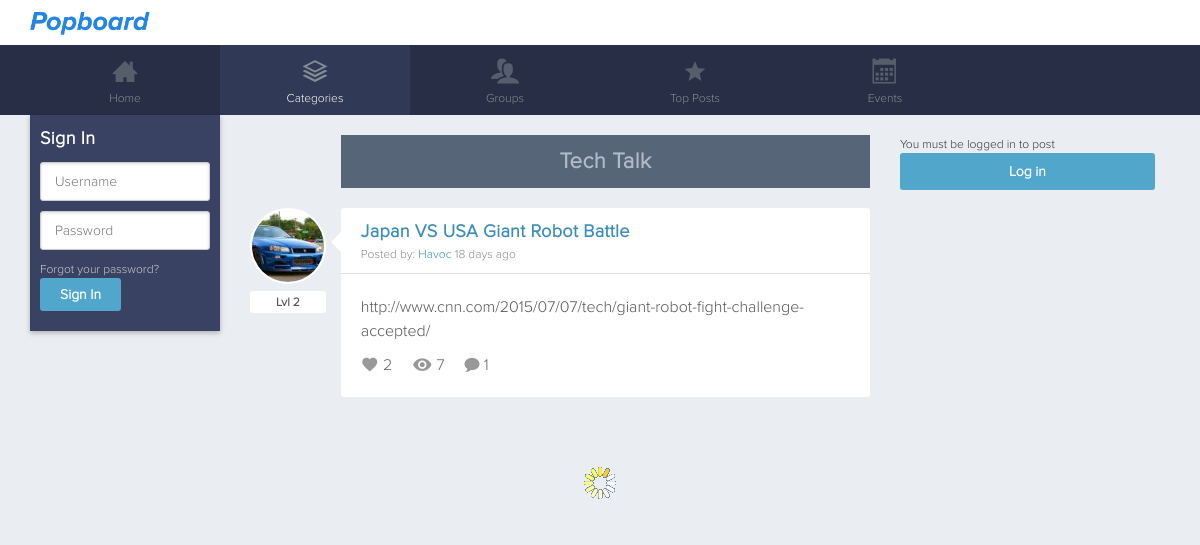
/posts/tech, run on the app's committed database.
### tables this page shows
CREATE TABLE `categories` (
  `id` int(11) NOT NULL AUTO_INCREMENT,
  `category` varchar(30) DEFAULT NULL,
  `cat_displayname` varchar(20) DEFAULT NULL,
  `description` varchar(140) DEFAULT NULL,
  `num_posts` int(11) DEFAULT '0',
  `num_comments` int(11) DEFAULT '0',
  `listorder` int(2) DEFAULT NULL,
  PRIMARY KEY (`id`)
);

CREATE TABLE `posts` (
  `id` int(11) NOT NULL AUTO_INCREMENT,
  `user_id` int(11) DEFAULT NULL,
  `blog_title` varchar(100) DEFAULT NULL,
  `blog_message` mediumtext,
  `category` varchar(60) DEFAULT NULL,
  `group_id` int(11) DEFAULT NULL,
  `post_date` datetime DEFAULT NULL,
  `views` int(11) NOT NULL DEFAULT '0',
  `likes` int(11) NOT NULL DEFAULT '0',
  `comments` int(11) NOT NULL DEFAULT '0',
  `post_updated` datetime DEFAULT NULL,
  `deleted` binary(1) DEFAULT '0',
  PRIMARY KEY (`id`),
  KEY `user_id` (`user_id`),
  KEY `id` (`id`)
);

CREATE TABLE `users` (
  `user_id` int(11) NOT NULL AUTO_INCREMENT,
  `username` varchar(30) NOT NULL,
  `email` varchar(70) NOT NULL,
  `passwd` char(40) NOT NULL,
  `displayname` varchar(30) NOT NULL,
  `active` binary(1) NOT NULL DEFAULT '0',
  `setup` binary(1) DEFAULT '0',
  `joindate` date DEFAULT NULL,
  `birthdate` date DEFAULT NULL,
  `bio` text,
  `location` varchar(60) DEFAULT NULL,
  `website` varchar(60) DEFAULT NULL,
  `profileimg` varchar(40) DEFAULT NULL,
  `profilebg` varchar(40) DEFAULT NULL,
  `total_posts` int(11) DEFAULT '0',
  `total_comments` int(11) DEFAULT '0',
  `total_likes` int(11) DEFAULT '0',
  `lvl` tinyint(4) DEFAULT '0',
  `total_xp` int(11) NOT NULL DEFAULT '0',
  `total_gp` int(11) DEFAULT '0',
  `group_id` int(11) DEFAULT NULL,
  `session_hash` varchar(32) DEFAULT NULL,
  PRIMARY KEY (`user_id`),
  UNIQUE KEY `username` (`username`),
  UNIQUE KEY `email` (`email`),
  KEY `user_id` (`user_id`)
);

### posts.php (shortened to what this page needs)
<?
include("config.php");
$category = mysqli_real_escape_string($dblink, $_GET['category']);
$catQuery  = mysqli_query($dblink, "SELECT category,cat_displayname FROM categories WHERE category='$category'");
$catRows = mysqli_fetch_assoc($catQuery);
$catname = $catRows['category'];
$catDisplayname = $catRows['cat_displayname'];
$QueryResult = @mysqli_query($dblink, "SELECT username, blog_title, blog_message, user_id, id, post_date FROM users INNER JOIN posts USING (user_id) WHERE (category = '$category' AND posts.group_id is NULL AND posts.deleted = '0') ORDER BY id DESC LIMIT 0, 6");
$num_rows = mysqli_num_rows($QueryResult);
?>
<!DOCTYPE html>
<html xmlns="http://www.w3.org/1999/xhtml">
<head>
	<link href="/stylesheets/<?= $stylesheet; ?>.css?<?= $__site['filedate']; ?>" rel="stylesheet" type="text/css" />
</head>
<body class='posts'>
	<?php include("top.php"); ?>
	<div id="content">
		<?php include("left.php"); ?>
	    <div id="right" class="<?= $num_rows == 0 ? 'noposts' : ''; ?>">
	    	<div class="headertitle">
	    		<h2><?= $catDisplayname ?></h2>
	    	</div>
			<?php
				if($num_rows == 0){
					echo "<div class='posterror'><h2>Sorry, there are no posts here.</h2></div>";
				}else {
					iu_get_posts($Rows, $Row, $QueryResult);
				}
			?>
		</div>
		<aside id="side">
			<div class="sideWrap sidePost">
			<? if(isset($_COOKIE['login_cookie'])){ ?>
				<a class="submitbtn createpostbtn" href="/createpost?c=<?= $catname ?>">Create New Post</a>
			<? }else { ?>
				<p>You must be logged in to post</p>
				<a class="submitbtn" href="/signin?c=<?= $catname ?>">Log in</a>
			<? } ?>
			</div>
		</aside>
		<p class='load-more'>Load More</p>
	</div>
</body>
</html>

### config.php (shortened to what this page needs)
<?php
$stylesheet = 'style1';
$__site = [
	'environment' => 'local',
	'name' => 'Hipboard',
	'email' => 'support@hipboard.com',
	'url' => 'http://www.hipboard.com',
	'keywords' => 'Hipboard, social, social network',
	'description' => 'Sign up now to create your own Hipboard account and post pictures, videos, share stories, like, create private and public groups, and discuss with others',
	'facebook-url' => 'https://www.facebook.com/hipboard',
	'twitter-url' => 'https://www.twiiter.com/hipboard',
	'filedate' => '20150709'
];
function iu_get_posts($Rows, $Row, $QueryResult, $category='', $page ='',$subpage = ''){
	include 'dbparams.php';
	if(!isset($_COOKIE['login_cookie'])){
		$Rows = array('user_id' => '' );
	}
	do {
		$blogtitle = iu_cleaner_url($Row['blog_title']);
		$getPostsQuery = @mysqli_query($dblink, "SELECT id, username, displayname, lvl, email, views FROM users INNER JOIN posts USING (user_id) WHERE id = '{$Row['id']}'");
		$getPostsRow = mysqli_fetch_assoc($getPostsQuery);
		$getPostsUsername = $getPostsRow['displayname'];
		$getPostsQuery2 = @mysqli_query($dblink, "SELECT posts.comments, posts.group_id, posts.category FROM posts INNER JOIN comments WHERE comments.post_id = '{$Row['id']}' AND comments.post_id = posts.id");
		$getPostsRow2 = mysqli_fetch_assoc($getPostsQuery2);
		$getPostsQuery3 = @mysqli_query($dblink, "SELECT likes FROM posts WHERE id = '{$Row['id']}'");
		$getPostsRow3 = mysqli_fetch_assoc($getPostsQuery3);
		$getPostsQuery4 = @mysqli_query($dblink, "SELECT user_id, liked FROM likes WHERE likes.user_id = '{$Rows['user_id']}' AND likes.post_id = '{$Row['id']}'");
		$getPostsRow4 = mysqli_fetch_assoc($getPostsQuery4);
?>
		<div class='postitem'>
			<div class="postuser">
				<a href="/profile/<?= $getPostsRow['username']?>">
					<? iu_get_avatar_pic($getPostsRow['email']); ?>
				</a>
				<div class="lvl">
					<p>Lvl <?= trim($getPostsRow['lvl']); ?></p>
				</div>
			</div>
			<div class="postcontent-wrap">
				<div class='posttop'>
					<h3 class='posttitle' id='<?= $Row['id'] ?>'><a href='/post/<?= $Row['id']?>/<?= $blogtitle?>'><?= $Row['blog_title'] ?></a></h3>
					<p class='username'>Posted by: <a href="/profile/<?= $Row['username'] ?>"><?= $getPostsUsername ?></a>
						<?= iu_time_elapsed_string($Row['post_date']) ?>
					</p>
				</div>
				<div class='postbottom'>
					<div class='blogmessage'>
						<?= iu_convert_image_links(iu_read_more( iu_convert_video_links(iu_linkusername($Row['blog_message'])), 200, '<a class="readmore" href="/post/'.$Row['id'].'/'.$blogtitle.'"> ...Read More</a>')) ?>
					</div>
					<div class='counters'>
						<?
						if($getPostsRow4['user_id'] == $Rows['user_id'] && isset($_COOKIE['login_cookie']) && $getPostsRow4['liked'] == 1){
							echo "<div class='likes'><span class='liked icon-favorite'></span> {$getPostsRow3['likes']}</div>";
						}else{
							echo "<div class='likes'><span class='icon-favorite'></span> {$getPostsRow3['likes']}</div>";
						}
						$numviews = $getPostsRow['views'] != '' ? $getPostsRow['views'] : '0';
						echo "<div class='views'><span class='icon-view'></span> $numviews</div>";
						?>
						<div class="viewcomments"><a class='icon-comment' href='/post/<?= $Row['id']?>/<?= $blogtitle?>'></a> <?= $getPostsRow2['comments'] == '' ? '0' : $getPostsRow2['comments']; ?></div>
					</div>
				</div>
			</div>
		</div>
<?
			$Row = mysqli_fetch_assoc($QueryResult);
	} while ($Row);
}
			?>
	<?
function iu_cleaner_url($title){
	$blogtitle = trim(strtolower($title));
	$blogtitle = iconv('UTF-8', 'ASCII//TRANSLIT', $blogtitle);
	$blogtitle = preg_replace('/[^A-Za-z0-9_\s]+/', '', $blogtitle);
	$blogtitle = preg_replace('/\s/', '-', $blogtitle);
	$blogtitle = preg_replace('/-([-]+)?/', '-', $blogtitle);
	return $blogtitle;
}
function iu_linkusername($string) {
	$pattern = '/@([a-zA-Z0-9_]+)/';
	$replace = '<a href="/profile/$1">@$1</a>';
	$new_string = preg_replace($pattern, $replace, $string);
	return $new_string;
}
function iu_get_avatar_pic($email = ""){
	include 'dbparams.php';
	$results3 = mysqli_query($dblink, "SELECT profileimg, displayname FROM users WHERE email = '$email'");
	$Row3 = mysqli_fetch_assoc($results3);
	if($Row3['profileimg'] != NULL || $Row3['profileimg'] != ''){
		echo '<img class="avatar" src="/'.$Row3['profileimg'].'" alt="'.$Row3['displayname'].'" />';
	}else {
		echo '<img class="avatar" src="/images/me.jpg" />';
	}
}
	?>
	<?
function iu_convert_video_links($text) {
	$videoEmbed = preg_replace("/(?:\<a.+?)?\s*[a-zA-Z\/\/:\.]*vimeo.com\/(?:channels\/|groups\/([^\/]*)\/videos\/|album\/(\d+)\/video\/|)(\d+)(?:\<a.+?)?/i","<iframe width=\"640\" height=\"390\" src=\"//player.vimeo.com/video/$3\" webkitallowfullscreen mozallowfullscreen allowfullscreen></iframe>",$text);
    $videoEmbed = preg_replace("/(?:\<a.+?)?\s*[a-zA-Z\/\/:\.]*youtu\.?be(.com)?\/watch\?v=([a-zA-Z0-9\-_]+)([a-zA-Z0-9\/\*\-\_\?\&\;\%\=\.]*)(?:.+\>)?/i","<iframe width=\"640\" height=\"390\" src=\"//www.youtube.com/embed/$2\" frameborder=\"0\" webkitallowfullscreen mozallowfullscreen allowfullscreen></iframe>",$videoEmbed);
    return $videoEmbed;
}
function iu_convert_image_links($text) {
	$imageEmbed = preg_replace_callback("/<p>\<img(?:.+)?src\=(?:\"|\')(.+?)(?:\"|\')(?:.+?)\/?\>(.*)?<\/p>/i", 'iu_convert_image_callback', $text);
	return $imageEmbed;
}
function iu_time_elapsed_string($datetime, $full = false) {
	$now = new DateTime;
	$ago = new DateTime($datetime);
	$diff = $now->diff($ago);
	$string = array(
	'y' => 'year',
	'm' => 'month',
	'd' => 'day',
	'h' => 'hour',
	'i' => 'minute',
	's' => 'second',
	);
	foreach ($string as $k => &$v) {
		if ($diff->$k) {
			$v = $diff->$k . ' ' . $v . ($diff->$k > 1 ? 's' : '');
		} else {
			unset($string[$k]);
		}
	}
	if (!$full) $string = array_slice($string, 0, 1);
	return $string ? implode(', ', $string) . ' ago' : 'just now';
}
function iu_read_more($s, $l, $e = '&hellip;', $isHTML = true) {
	$s = trim($s);
	$e = (strlen(strip_tags($s)) > $l) ? $e : '';
	$i = 0;
	$tags = array();
	if($isHTML) {
		preg_match_all('/<[^>]+>([^<]*)/', $s, $m, PREG_OFFSET_CAPTURE | PREG_SET_ORDER);
		foreach($m as $o) {
			$t = substr(strtok($o[0][0], " \t\n\r\0\x0B>"), 1);
			if($t[0] != '/') {
				$tags[] = $t;
			}
			elseif(end($tags) == substr($t, 1)) {
				array_pop($tags);
			}
			$i += $o[1][1] - $o[0][1];
		}
	}
	$output = substr($s, 0, $l = min(strlen($s), $l + $i)) . (count($tags = array_reverse($tags)) ? '</' . implode('></', $tags) . '>' : '') . $e;
	return $output;
}
?>

### data on the page
categories: cat_displayname "Tech Talk"
posts: user.profileimg (picture), user.lvl "2", blog_title "Japan VS USA Giant Robot Battle", user.displayname "Havoc", post_date "18 days ago", blog_message "http://www.cnn.com/2015/07/07/tech/giant-robot-fight-challenge-accepted/", likes "2", views "7", comments "1"
